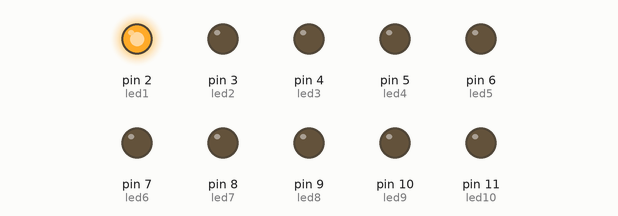
A sketch run on a simulated Arduino Uno, built with avr-gcc and run on an emulated ATmega328P. Shown: output pins drawn as LEDs (lit = HIGH).

Above: at 0.07 s.
At 4.12 s:
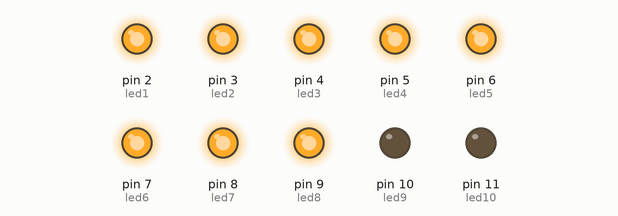
At 8.17 s:
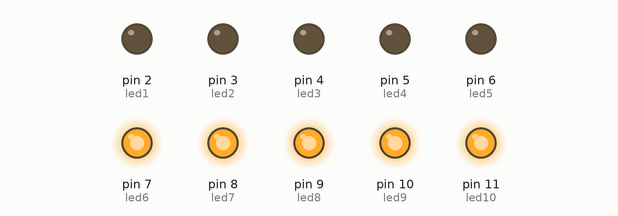
At 16.27 s:
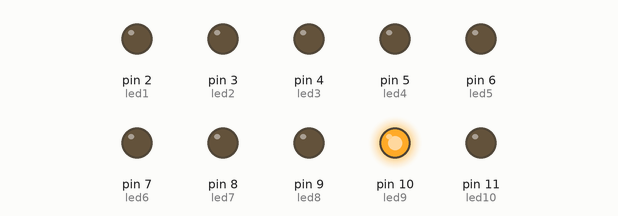
At 24.37 s:
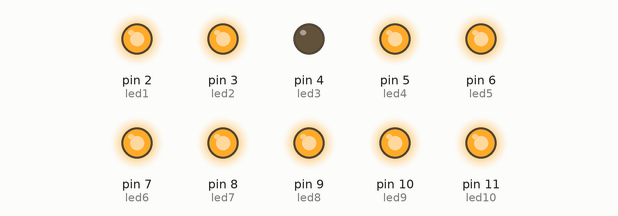
At 32.6 s:
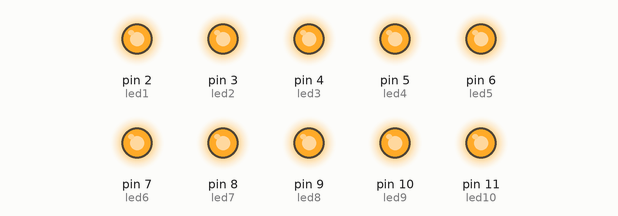
Timing chart, 0 to 40.0 s (numbered marks = the images above):
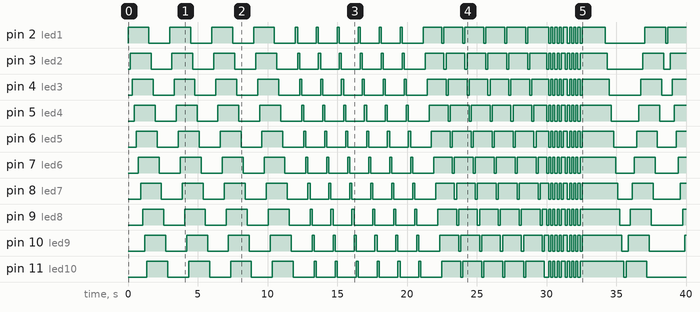

The sketch:

10-CHANALS.ino
```cpp
int led1 = 2;
int led2 = 3;
int led3 = 4;
int led4 = 5;
int led5 = 6;
int led6 = 7;
int led7 = 8;
int led8 = 9;
int led9 = 10;
int led10 = 11;

void setup() {

   pinMode(led1,OUTPUT);
   pinMode(led2,OUTPUT);
   pinMode(led3,OUTPUT);
   pinMode(led4,OUTPUT);
   pinMode(led5,OUTPUT);
   pinMode(led6,OUTPUT);
   pinMode(led7,OUTPUT);
   pinMode(led8,OUTPUT);
   pinMode(led9,OUTPUT);
   pinMode(led10,OUTPUT);

}

void loop()
{

 blink_1();
 blink_1();

 blink_2();
 blink_2();

 blink_3();
 blink_3();

 blink_4();
 blink_4();

 blink_5();
 blink_5();

 //blink_6();
 //blink_6();

 //blink_7();
 //blink_7();

 //blink_8();
 //blink_8();

 //blink_9();
 //blink_9();

 //blink_10();
 //blink_10();

 //blink_11();
 //blink_11();

 //blink_12();
 //blink_12();

 //blink_13();
 //blink_13();

 //blink_14();
 //blink_14();

 //blink_15();
 //blink_15();

//  blink_16();
//  blink_16();

 // blink_17();
 // blink_17();

 // blink_18();
//  blink_18();

//  blink_19();
//  blink_19();

//  blink_20();
//  blink_20();

 // blink_21();
//  blink_21();

//  blink_22();
//  blink_22();

//  blink_23();
//  blink_23();

//  blink_24();
//  blink_24();

 //  blink_25();
//  blink_25();

//   blink_26();
//  blink_26();

 //  blink_27();
//  blink_27();

 //  blink_28();
//  blink_28();

//   blink_29();
//  blink_29();

//   blink_30();
//  blink_30();

//   blink_31();
//  blink_31();

 //  blink_32();
//  blink_32();

//   blink_33();
//  blink_33();

//   blink_34();
 // blink_34();

 //  blink_35();
//  blink_35();

//   blink_36();
//  blink_36();


}

/////////////pattern 1///////////////////////////////////////////////////////////////////////////////////////////////////
void blink_1()
{
  int t=150;

  digitalWrite(led1, HIGH );
  delay(t);
  digitalWrite(led2,HIGH);
  delay(t);
  digitalWrite(led3,HIGH);
  delay(t);
   digitalWrite(led4,HIGH);
  delay(t);
  digitalWrite(led5,HIGH);
  delay(t);
  digitalWrite(led6,HIGH);
  delay(t);
  digitalWrite(led7,HIGH);
  delay(t);
  digitalWrite(led8,HIGH);
  delay(t);
  digitalWrite(led9,HIGH);
  delay(t);
  digitalWrite(led10,HIGH);
  delay(t);

  //////////////////////////////////


  digitalWrite(led1, LOW );
  delay(t);
  digitalWrite(led2,LOW);
  delay(t);
  digitalWrite(led3,LOW);
  delay(t);
  digitalWrite(led4,LOW);
  delay(t);
  digitalWrite(led5,LOW);
  delay(t);
  digitalWrite(led6,LOW);
  delay(t);
  digitalWrite(led7,LOW);
  delay(t);
  digitalWrite(led8,LOW);
  delay(t);
  digitalWrite(led9,LOW);
  delay(t);
  digitalWrite(led10,LOW);
  delay(t);


  digitalWrite(led1, HIGH );
  delay(t);
  digitalWrite(led2,HIGH);
  delay(t);
  digitalWrite(led3,HIGH);
  delay(t);
   digitalWrite(led4,HIGH);
  delay(t);
  digitalWrite(led5,HIGH);
  delay(t);
  digitalWrite(led6,HIGH);
  delay(t);
  digitalWrite(led7,HIGH);
  delay(t);
  digitalWrite(led8,HIGH);
  delay(t);
  digitalWrite(led9,HIGH);
  delay(t);
  digitalWrite(led10,HIGH);
  delay(t);


  //////////////////////////////////


  digitalWrite(led1, LOW );
  delay(t);
  digitalWrite(led2,LOW);
  delay(t);
  digitalWrite(led3,LOW);
  delay(t);
  digitalWrite(led4,LOW);
  delay(t);
  digitalWrite(led5,LOW);
  delay(t);
  digitalWrite(led6,LOW);
  delay(t);
  digitalWrite(led7,LOW);
  delay(t);
  digitalWrite(led8,LOW);
  delay(t);
  digitalWrite(led9,LOW);
  delay(t);
  digitalWrite(led10,LOW);
  delay(t);
}

/////////////pattern 2///////////////////////////////////////////////////////////////////////////////////////////////////
void blink_2()
{
  int t=150;

  digitalWrite(led1,HIGH);
  delay(t);
  digitalWrite(led1,LOW);
  digitalWrite(led2,HIGH);
  delay(t);
  digitalWrite(led2,LOW);
  digitalWrite(led3,HIGH);
  delay(t);
  digitalWrite(led3,LOW);
  digitalWrite(led4,HIGH);
  delay(t);
  digitalWrite(led4,LOW);
  digitalWrite(led5,HIGH);
  delay(t);
  digitalWrite(led5,LOW);
  digitalWrite(led6,HIGH);
  delay(t);
  digitalWrite(led6,LOW);
  digitalWrite(led7,HIGH);
  delay(t);
  digitalWrite(led7,LOW);
  digitalWrite(led8,HIGH);
   delay(t);
  digitalWrite(led8,LOW);
  digitalWrite(led9,HIGH);
  delay(t);
  digitalWrite(led9,LOW);
  digitalWrite(led10,HIGH);
   delay(t);

  digitalWrite(led1, LOW);
  digitalWrite(led2,LOW);
  digitalWrite(led3,LOW);
  digitalWrite(led4,LOW);
  digitalWrite(led5,LOW);
  digitalWrite(led6,LOW);
  digitalWrite(led7,LOW);
  digitalWrite(led8,LOW);
  digitalWrite(led9,LOW);
  digitalWrite(led10,LOW);

///////////////////////////////////////////

  digitalWrite(led1,HIGH);
  delay(t);
  digitalWrite(led1,LOW);
  digitalWrite(led2,HIGH);
  delay(t);
  digitalWrite(led2,LOW);
  digitalWrite(led3,HIGH);
  delay(t);
  digitalWrite(led3,LOW);
  digitalWrite(led4,HIGH);
  delay(t);
  digitalWrite(led4,LOW);
  digitalWrite(led5,HIGH);
  delay(t);
  digitalWrite(led5,LOW);
  digitalWrite(led6,HIGH);
  delay(t);
  digitalWrite(led6,LOW);
  digitalWrite(led7,HIGH);
  delay(t);
  digitalWrite(led7,LOW);
  digitalWrite(led8,HIGH);
  delay(t);
  digitalWrite(led8,LOW);
  digitalWrite(led9,HIGH);
  delay(t);
  digitalWrite(led9,LOW);
  digitalWrite(led10,HIGH);
  delay(t);

  digitalWrite(led1,LOW);
  digitalWrite(led2,LOW);
  digitalWrite(led3,LOW);
  digitalWrite(led4,LOW);
  digitalWrite(led5,LOW);
  digitalWrite(led6,LOW);
  digitalWrite(led7,LOW);
  digitalWrite(led8,LOW);
  digitalWrite(led9,LOW);
  digitalWrite(led10,LOW);
////////////////////////////////////////

  digitalWrite(led1,HIGH);
  delay(t);
  digitalWrite(led1,LOW);
  digitalWrite(led2,HIGH);
  delay(t);
  digitalWrite(led2,LOW);
  digitalWrite(led3,HIGH);
  delay(t);
  digitalWrite(led3,LOW);
  digitalWrite(led4,HIGH);
  delay(t);
  digitalWrite(led4,LOW);
  digitalWrite(led5,HIGH);
  delay(t);
  digitalWrite(led5,LOW);
  digitalWrite(led6,HIGH);
  delay(t);
  digitalWrite(led6,LOW);
  digitalWrite(led7,HIGH);
  delay(t);
  digitalWrite(led7,LOW);
  digitalWrite(led8,HIGH);
  delay(t);
  digitalWrite(led8,LOW);
  digitalWrite(led9,HIGH);
  delay(t);
  digitalWrite(led9,LOW);
  digitalWrite(led10,HIGH);
  delay(t);

  digitalWrite(led1,LOW);
  digitalWrite(led2,LOW);
  digitalWrite(led3,LOW);
  digitalWrite(led4,LOW);
  digitalWrite(led5,LOW);
  digitalWrite(led6,LOW);
  digitalWrite(led7,LOW);
  digitalWrite(led8,LOW);
  digitalWrite(led9,LOW);
  digitalWrite(led10,LOW);
}


/////////////pattern 3///////////////////////////////////////////////////////////////////////////////////////////////////
void blink_3()
{
  int t=150;

  digitalWrite(led1,LOW);
  delay(t);
  digitalWrite(led1,HIGH);
  digitalWrite(led2,LOW);
  delay(t);
  digitalWrite(led2,HIGH);
  digitalWrite(led3,LOW);
  delay(t);
  digitalWrite(led3,HIGH);
  digitalWrite(led4,LOW);
  delay(t);
  digitalWrite(led4,HIGH);
  digitalWrite(led5,LOW);
  delay(t);
  digitalWrite(led5,HIGH);
  digitalWrite(led6,LOW);
  delay(t);
  digitalWrite(led6,HIGH);
  digitalWrite(led7,LOW);
  delay(t);
  digitalWrite(led7,HIGH);
  digitalWrite(led8,LOW);
  delay(t);
  digitalWrite(led8,HIGH);
  digitalWrite(led9,LOW);
  delay(t);
  digitalWrite(led9,HIGH);
  digitalWrite(led10,LOW);
  delay(t);

  digitalWrite(led1,HIGH);
  digitalWrite(led2,HIGH);
  digitalWrite(led3,HIGH);
  digitalWrite(led4,HIGH);
  digitalWrite(led5,HIGH);
  digitalWrite(led6,HIGH);
  digitalWrite(led7,HIGH);
  digitalWrite(led8,HIGH);
  digitalWrite(led9,HIGH);
  digitalWrite(led10,HIGH);

//////////////////////////////////////

  digitalWrite(led1,LOW);
  delay(t);
  digitalWrite(led1,HIGH);
  digitalWrite(led2,LOW);
  delay(t);
  digitalWrite(led2,HIGH);
  digitalWrite(led3,LOW);
  delay(t);
  digitalWrite(led3,HIGH);
  digitalWrite(led4,LOW);
  delay(t);
  digitalWrite(led4,HIGH);
  digitalWrite(led5,LOW);
  delay(t);
  digitalWrite(led5,HIGH);
  digitalWrite(led6,LOW);
  delay(t);
  digitalWrite(led6,HIGH);
  digitalWrite(led7,LOW);
  delay(t);
  digitalWrite(led7,HIGH);
  digitalWrite(led8,LOW);
  delay(t);
   digitalWrite(led8,HIGH);
  digitalWrite(led9,LOW);
  delay(t);
  digitalWrite(led9,HIGH);
  digitalWrite(led10,LOW);
  delay(t);

  digitalWrite(led1,HIGH);
  digitalWrite(led2,HIGH);
  digitalWrite(led3,HIGH);
  digitalWrite(led4,HIGH);
  digitalWrite(led5,HIGH);
  digitalWrite(led6,HIGH);
  digitalWrite(led7,HIGH);
  digitalWrite(led8,HIGH);
  digitalWrite(led9,HIGH);
  digitalWrite(led10,HIGH);


///////////////////////////////////////////

 digitalWrite(led1,LOW);
  delay(t);
  digitalWrite(led1,HIGH);
  digitalWrite(led2,LOW);
  delay(t);
  digitalWrite(led2,HIGH);
  digitalWrite(led3,LOW);
  delay(t);
  digitalWrite(led3,HIGH);
  digitalWrite(led4,LOW);
  delay(t);
  digitalWrite(led4,HIGH);
  digitalWrite(led5,LOW);
  delay(t);
  digitalWrite(led5,HIGH);
  digitalWrite(led6,LOW);
  delay(t);
  digitalWrite(led6,HIGH);
  digitalWrite(led7,LOW);
  delay(t);
  digitalWrite(led7,HIGH);
  digitalWrite(led8,LOW);
   delay(t);
  digitalWrite(led8,HIGH);
  digitalWrite(led9,LOW);
  delay(t);
  digitalWrite(led9,HIGH);
  digitalWrite(led10,LOW);
   delay(t);

digitalWrite(led1,HIGH);
digitalWrite(led2,HIGH);
digitalWrite(led3,HIGH);
digitalWrite(led4,HIGH);
digitalWrite(led5,HIGH);
digitalWrite(led6,HIGH);
digitalWrite(led7,HIGH);
digitalWrite(led8,HIGH);
digitalWrite(led9,HIGH);
digitalWrite(led10,HIGH);

}

/////////////pattern 4///////////////////////////////////////////////////////////////////////////////////////////////////KKKKKKKKKKKKKK
void blink_4()
{
  int t=150;

  digitalWrite(led1, HIGH );

  digitalWrite(led3,HIGH);

  digitalWrite(led5,HIGH);

  digitalWrite(led7,HIGH);

  digitalWrite(led9,HIGH);


  digitalWrite(led2,LOW);

  digitalWrite(led4,LOW);

  digitalWrite(led6,LOW);

  digitalWrite(led8,LOW);

  digitalWrite(led10,LOW);

  delay(t);
////////////////
 digitalWrite(led1, LOW );

  digitalWrite(led3,LOW);

  digitalWrite(led5,LOW);

  digitalWrite(led7,LOW);

  digitalWrite(led9,LOW);


  digitalWrite(led2,HIGH);

  digitalWrite(led4,HIGH);

  digitalWrite(led6,HIGH);

  digitalWrite(led8,HIGH);

  digitalWrite(led10,HIGH);


  delay(t);

///////////////////////////////////////////////////////////////////


  digitalWrite(led1, HIGH );

  digitalWrite(led3,HIGH);

  digitalWrite(led5,HIGH);

  digitalWrite(led7,HIGH);

  digitalWrite(led9,HIGH);


  digitalWrite(led2,LOW);

  digitalWrite(led4,LOW);

  digitalWrite(led6,LOW);

  digitalWrite(led8,LOW);

  digitalWrite(led10,LOW);


  delay(t);
////////////////
 digitalWrite(led1, LOW );

  digitalWrite(led3,LOW);

  digitalWrite(led5,LOW);

  digitalWrite(led7,LOW);

  digitalWrite(led9,LOW);


  digitalWrite(led2,HIGH);

  digitalWrite(led4,HIGH);

  digitalWrite(led6,HIGH);

  digitalWrite(led8,HIGH);

  digitalWrite(led10,HIGH);


  delay(t);


  digitalWrite(led1, HIGH );

  digitalWrite(led3,HIGH);

  digitalWrite(led5,HIGH);

   digitalWrite(led7,HIGH);

   digitalWrite(led9,HIGH);


  digitalWrite(led2,LOW);

  digitalWrite(led4,LOW);

  digitalWrite(led6,LOW);

  digitalWrite(led8,LOW);

  digitalWrite(led10,LOW);

  delay(t);
////////////////
 digitalWrite(led1, LOW );

  digitalWrite(led3,LOW);

  digitalWrite(led5,LOW);

  digitalWrite(led7,LOW);

  digitalWrite(led9,LOW);


  digitalWrite(led2,HIGH);

  digitalWrite(led4,HIGH);

  digitalWrite(led6,HIGH);

  digitalWrite(led8,HIGH);

  digitalWrite(led10,HIGH);


  delay(t);

  digitalWrite(led1,HIGH );

  digitalWrite(led3,HIGH);

  digitalWrite(led5,HIGH);

  digitalWrite(led7,HIGH);

  digitalWrite(led9,HIGH);


  digitalWrite(led2,LOW);

  digitalWrite(led4,LOW);

  digitalWrite(led6,LOW);

  digitalWrite(led8,LOW);

  digitalWrite(led10,LOW);

  delay(t);
////////////////
  digitalWrite(led1,LOW);

  digitalWrite(led3,LOW);

  digitalWrite(led5,LOW);

  digitalWrite(led7,LOW);

  digitalWrite(led9,LOW);


  digitalWrite(led2,HIGH);

  digitalWrite(led4,HIGH);

  digitalWrite(led6,HIGH);

  digitalWrite(led8,HIGH);

  digitalWrite(led10,HIGH);


  delay(t);

digitalWrite(led1,HIGH);
digitalWrite(led2,HIGH);
digitalWrite(led3,HIGH);
digitalWrite(led4,HIGH);
digitalWrite(led5,HIGH);
digitalWrite(led6,HIGH);
digitalWrite(led7,HIGH);
digitalWrite(led8,HIGH);
digitalWrite(led9,HIGH);
digitalWrite(led10,HIGH);

  delay(t);
}

////////////////////////////////////////////////////////////////////////////////////////////////////////////////////////////////////////////////////////////////////////
/////////////pattern 5///////////////////////////////////////////////////////////////////////////////////////////////////
void blink_5()
{
  int t=150;

  digitalWrite(led1,HIGH);
  delay(t);
  digitalWrite(led2,HIGH);
  delay(t);
  digitalWrite(led3,HIGH);
  delay(t);
  digitalWrite(led4,HIGH);
  delay(t);
  digitalWrite(led5,HIGH);
  delay(t);
  digitalWrite(led6,HIGH);
  delay(t);
  digitalWrite(led7,HIGH);
  delay(t);
  digitalWrite(led8,HIGH);
  delay(t);
  digitalWrite(led9,HIGH);
  delay(t);
  digitalWrite(led10,HIGH);
  delay(t);


  digitalWrite(led1,LOW);
  delay(t);
  digitalWrite(led2,LOW);
  delay(t);
  digitalWrite(led3,LOW);
  delay(t);
  digitalWrite(led4,LOW);
  delay(t);
  digitalWrite(led5,LOW);
  delay(t);
  digitalWrite(led6,LOW);
  delay(t);
  digitalWrite(led7,LOW);
  delay(t);
  digitalWrite(led8,LOW);
  delay(t);
  digitalWrite(led9,LOW);
  delay(t);
  digitalWrite(led10,LOW);
  delay(t);


  digitalWrite(led10,HIGH);
  delay(t);
  digitalWrite(led9,HIGH);
  delay(t);
  digitalWrite(led8,HIGH);
  delay(t);
  digitalWrite(led7,HIGH);
  delay(t);
  digitalWrite(led6,HIGH);
  delay(t);
  digitalWrite(led5,HIGH);
  delay(t);
  digitalWrite(led4,HIGH);
  delay(t);
  digitalWrite(led3,HIGH);
  delay(t);
  digitalWrite(led2,HIGH);
  delay(t);
  digitalWrite(led1,HIGH);
  delay(t);

  digitalWrite(led10,LOW);
  delay(t);
  digitalWrite(led9,LOW);
  delay(t);
  digitalWrite(led8,LOW);
  delay(t);
  digitalWrite(led7,LOW);
  delay(t);
  digitalWrite(led6,LOW);
  delay(t);
  digitalWrite(led5,LOW);
  delay(t);
  digitalWrite(led4,LOW);
  delay(t);
  digitalWrite(led3,LOW);
  delay(t);
  digitalWrite(led2,LOW);
  delay(t);
  digitalWrite(led1,LOW);
  delay(t);


digitalWrite(led1,LOW);
digitalWrite(led2,LOW);
digitalWrite(led3,LOW);
digitalWrite(led4,LOW);
digitalWrite(led5,LOW);
digitalWrite(led6,LOW);
digitalWrite(led7,LOW);
digitalWrite(led8,LOW);
digitalWrite(led9,LOW);
digitalWrite(led10,LOW);

  digitalWrite(led1, HIGH );
  delay(t);
  digitalWrite(led2,HIGH);
  delay(t);
  digitalWrite(led3,HIGH);
  delay(t);
   digitalWrite(led4,HIGH);
  delay(t);
  digitalWrite(led5,HIGH);
  delay(t);
  digitalWrite(led6,HIGH);
  delay(t);
  digitalWrite(led7,HIGH);
  delay(t);
  digitalWrite(led8,HIGH);
  delay(t);
  digitalWrite(led9,HIGH);
  delay(t);
  digitalWrite(led10,HIGH);
  delay(t);


  digitalWrite(led1, LOW );
  delay(t);
  digitalWrite(led2,LOW);
  delay(t);
  digitalWrite(led3,LOW);
  delay(t);
  digitalWrite(led4,LOW);
  delay(t);
  digitalWrite(led5,LOW);
  delay(t);
  digitalWrite(led6,LOW);
  delay(t);
  digitalWrite(led7,LOW);
  delay(t);
  digitalWrite(led8,LOW);
  delay(t);
  digitalWrite(led9,LOW);
  delay(t);
  digitalWrite(led10,LOW);
  delay(t);


  digitalWrite(led10,HIGH);
  delay(t);
  digitalWrite(led9,HIGH);
  delay(t);
  digitalWrite(led8,HIGH);
  delay(t);
  digitalWrite(led7,HIGH);
  delay(t);
  digitalWrite(led6,HIGH);
  delay(t);
  digitalWrite(led5,HIGH);
  delay(t);
  digitalWrite(led4,HIGH);
  delay(t);
  digitalWrite(led3,HIGH);
  delay(t);
  digitalWrite(led2,HIGH);
  delay(t);
  digitalWrite(led1,HIGH);
  delay(t);

  digitalWrite(led10,LOW);
  delay(t);
  digitalWrite(led9,LOW);
  delay(t);
  digitalWrite(led8,LOW);
  delay(t);
  digitalWrite(led7,LOW);
  delay(t);
  digitalWrite(led6,LOW);
  delay(t);
  digitalWrite(led5,LOW);
  delay(t);
  digitalWrite(led4,LOW);
  delay(t);
  digitalWrite(led3,LOW);
  delay(t);
  digitalWrite(led2,LOW);
  delay(t);
  digitalWrite(led1,LOW);
  delay(t);


digitalWrite(led1,LOW);
digitalWrite(led2,LOW);
digitalWrite(led3,LOW);
digitalWrite(led4,LOW);
digitalWrite(led5,LOW);
digitalWrite(led6,LOW);
digitalWrite(led7,LOW);
digitalWrite(led8,LOW);
digitalWrite(led9,LOW);
digitalWrite(led10,LOW);

}
```

Measured:
- by itself, pin 2 (led1): LOW → HIGH at 0.00 s, → LOW 1.5 s later, → HIGH 1.5 s later, → LOW 1.5 s later, … (51 changes in this stretch)
- by itself, pin 3 (led2): LOW → HIGH at 0.15 s, → LOW 1.5 s later, → HIGH 1.5 s later, → LOW 1.5 s later, … (51 changes in this stretch)
- by itself, pin 4 (led3): LOW → HIGH at 0.30 s, → LOW 1.5 s later, → HIGH 1.5 s later, → LOW 1.5 s later, … (51 changes in this stretch)
- by itself, pin 5 (led4): LOW → HIGH at 0.45 s, → LOW 1.5 s later, → HIGH 1.5 s later, → LOW 1.5 s later, … (51 changes in this stretch)
- by itself, pin 6 (led5): LOW → HIGH at 0.60 s, → LOW 1.5 s later, → HIGH 1.5 s later, → LOW 1.5 s later, … (51 changes in this stretch)
- by itself, pin 7 (led6): LOW → HIGH at 0.75 s, → LOW 1.5 s later, → HIGH 1.5 s later, → LOW 1.5 s later, … (51 changes in this stretch)
- by itself, pin 8 (led7): LOW → HIGH at 0.90 s, → LOW 1.5 s later, → HIGH 1.5 s later, → LOW 1.5 s later, … (51 changes in this stretch)
- by itself, pin 9 (led8): LOW → HIGH at 1.1 s, → LOW 1.5 s later, → HIGH 1.5 s later, → LOW 1.5 s later, … (51 changes in this stretch)
